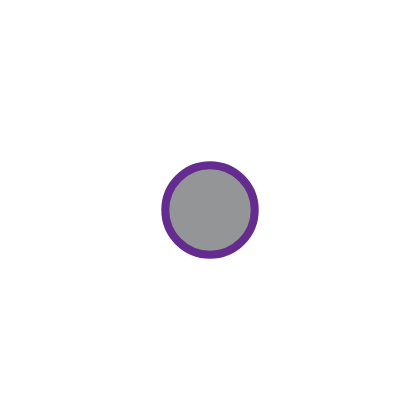

The Vega-Lite source for this figure:
### Vega specification from a JSON file in a GitHub repository (floating-point values rounded to 4 significant figures)
{"$schema": "https://vega.github.io/schema/vega/v6.json", "width": 200, "height": 200, "padding": 5, "signals": [{"name": "shape", "value": "circle", "bind": {"input": "select", "options": ["arrow", "circle", "square", "cross", "diamond", "triangle", "triangle-up", "triangle-down", "triangle-right", "triangle-left", "wedge", "stroke", "M-1,-1H1V1H-1Z", "M0,.5L.6,.8L.5,.1L1,-.3L.3,-.4L0,-1L-.3,-.4L-1,-.3L-.5,.1L-.6,.8L0,.5Z"]}}, {"name": "angle", "value": 0, "bind": {"input": "range", "min": -360, "max": 360, "step": 1}}, {"name": "size", "value": 2000, "bind": {"input": "range", "min": 0, "max": 10000, "step": 100}}, {"name": "x", "value": 100, "bind": {"input": "range", "min": 10, "max": 190, "step": 1}}, {"name": "y", "value": 100, "bind": {"input": "range", "min": 10, "max": 190, "step": 1}}, {"name": "strokeWidth", "value": 4, "bind": {"input": "range", "min": 0, "max": 10, "step": 0.5}}, {"name": "color", "value": "both", "bind": {"input": "radio", "options": ["fill", "stroke", "both"]}}], "marks": [{"type": "symbol", "encode": {"enter": {"fill": {"value": "#939597"}, "stroke": {"value": "#652c90"}}, "update": {"x": {"signal": "x"}, "y": {"signal": "y"}, "angle": {"signal": "angle"}, "size": {"signal": "size"}, "shape": {"signal": "shape"}, "opacity": {"value": 1}, "strokeWidth": {"signal": "strokeWidth"}, "fillOpacity": {"signal": "color === 'fill' || color === 'both' ? 1 : 0"}, "strokeOpacity": {"signal": "color === 'stroke' || color === 'both' ? 1 : 0"}}, "hover": {"opacity": {"value": 0.5}}}}]}
